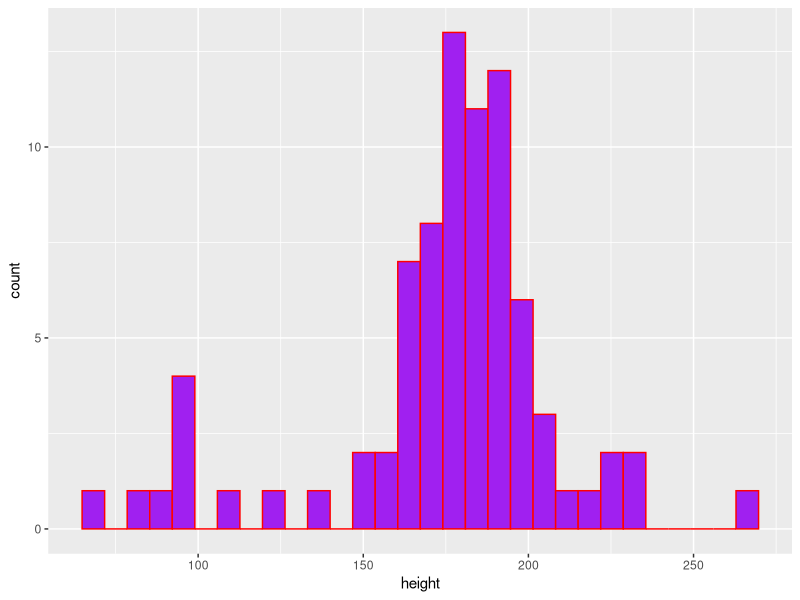

This figure's R source:
## ---- chunk 1
library(tidyverse)
## ---- chunk 2
# Return the first 6 lines of `starwars`
head(starwars)

# Check the dimensions
dim(starwars)
## ---- chunk 3
ggplot(data = starwars, aes(x = height)) +
  geom_histogram(color = "red", fill = "purple")
## ---- chunk 4
sw_height_mean <- mean(starwars$height)
## ---- chunk 5
sw_height_mean <- mean(starwars$height, na.rm = TRUE)
